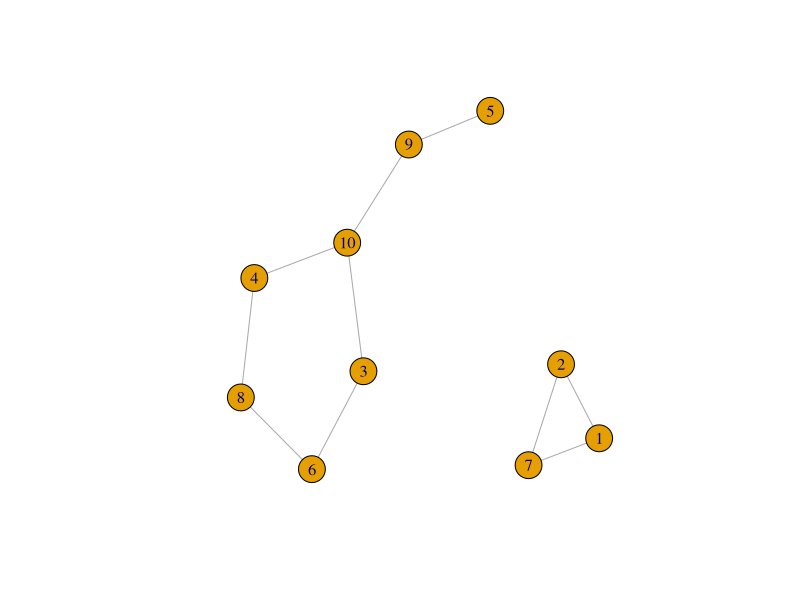

This figure's R source:
#C1 a)
set.seed(123)

generate_random_permutation <- function(n) {
  U <- runif(n)
  permutation <- order(U)
  return(permutation)
}

generate_random_bit_strings <- function(n, k) {
  bit_strings <- matrix(sample(c(0, 1), n * k, replace = TRUE), nrow = n, ncol = k)
  return(bit_strings)
}

n <- 10  
k <- 4   

random_permutation <- generate_random_permutation(n)
print("Random Permutation:")
print(random_permutation)

random_bit_strings <- generate_random_bit_strings(n, k)
print("Random Bit Strings:")
print(random_bit_strings)

#b)
set.seed(123)
generate_random_bit <- function() {
  return(sample(c(0, 1), 1))
}

compare_lexicographically <- function(Wi, Wj) {
  len_i <- length(Wi)
  len_j <- length(Wj)
  Lij <- min(len_i, len_j)
  
  for (l in 1:Lij) {
    if (Wi[l] < Wj[l]) {
      return(TRUE)
    } else if (Wi[l] > Wj[l]) {
      return(FALSE)
    }
  }
  
  if (len_i < len_j) {
    for (h in (len_i + 1):len_j) {
      Wi <- c(Wi, generate_random_bit())
      if (Wi[h] < Wj[h]) {
        return(TRUE)
      } else if (Wi[h] > Wj[h]) {
        return(FALSE)
      }
    }
  } else if (len_i > len_j) {
    for (h in (len_j + 1):len_i) {
      Wj <- c(Wj, generate_random_bit())
      if (Wi[h] < Wj[h]) {
        return(TRUE)
      } else if (Wi[h] > Wj[h]) {
        return(FALSE)
      }
    }
  }
  
  while (TRUE) {
    bit_i <- generate_random_bit()
    bit_j <- generate_random_bit()
    Wi <- c(Wi, bit_i)
    Wj <- c(Wj, bit_j)
    if (bit_i < bit_j) {
      return(TRUE)
    } else if (bit_i > bit_j) {
      return(FALSE)
    }
  }
}

Wi <- c(1, 0, 0, 1)
Wj <- c(1, 0, 1)

result <- compare_lexicographically(Wi, Wj)
print("Wi este mai mic decat Wj:")
print(result)

#c)
set.seed(123)
generate_random_bit <- function() {
  return(sample(c(0, 1), 1))
}

compare_lexicographically <- function(Wi, Wj) {
  len_i <- length(Wi)
  len_j <- length(Wj)
  Lij <- min(len_i, len_j)
  
  for (l in 1:Lij) {
    if (Wi[l] < Wj[l]) {
      return(TRUE)
    } else if (Wi[l] > Wj[l]) {
      return(FALSE)
    }
  }
  
  if (len_i < len_j) {
    for (h in (len_i + 1):len_j) {
      Wi <- c(Wi, generate_random_bit())
      if (Wi[h] < Wj[h]) {
        return(TRUE)
      } else if (Wi[h] > Wj[h]) {
        return(FALSE)
      }
    }
  } else if (len_i > len_j) {
    for (h in (len_j + 1):len_i) {
      Wj <- c(Wj, generate_random_bit())
      if (Wi[h] < Wj[h]) {
        return(TRUE)
      } else if (Wi[h] > Wj[h]) {
        return(FALSE)
      }
    }
  }
  
  while (TRUE) {
    bit_i <- generate_random_bit()
    bit_j <- generate_random_bit()
    Wi <- c(Wi, bit_i)
    Wj <- c(Wj, bit_j)
    if (bit_i < bit_j) {
      return(TRUE)
    } else if (bit_i > bit_j) {
      return(FALSE)
    }
  }
}

quicksort <- function(words) {
  if (length(words) <= 1) {
    return(words)
  }
  pivot_index <- sample(1:length(words), 1)
  pivot <- words[[pivot_index]]
  less <- list()
  equal <- list()
  greater <- list()
  
  for (word in words) {
    if (identical(word, pivot)) {
      equal <- append(equal, list(word))
    } else if (compare_lexicographically(word, pivot)) {
      less <- append(less, list(word))
    } else {
      greater <- append(greater, list(word))
    }
  }
  sorted_less <- quicksort(less)
  sorted_greater <- quicksort(greater)
  
  return(c(sorted_less, equal, sorted_greater))
}

n <- 10  
k <- 4   
generate_random_bit_strings <- function(n, k) {
  bit_strings <- vector("list", n)
  for (i in 1:n) {
    bit_strings[[i]] <- sample(c(0, 1), k, replace = TRUE)
  }
  return(bit_strings)
}

random_bit_strings <- generate_random_bit_strings(n, k)
print("Original Bit Strings:")
print(random_bit_strings)

sorted_bit_strings <- quicksort(random_bit_strings)
print("Sorted Bit Strings:")
print(sorted_bit_strings)

#d)

set.seed(123)
generate_random_bit <- function() {
  return(sample(c(0, 1), 1))
}

compare_lexicographically <- function(Wi, Wj) {
  len_i <- length(Wi)
  len_j <- length(Wj)
  Lij <- min(len_i, len_j)
  
  for (l in 1:Lij) {
    if (Wi[l] < Wj[l]) {
      return(TRUE)
    } else if (Wi[l] > Wj[l]) {
      return(FALSE)
    }
  }
  
  if (len_i < len_j) {
    for (h in (len_i + 1):len_j) {
      Wi <- c(Wi, generate_random_bit())
      if (Wi[h] < Wj[h]) {
        return(TRUE)
      } else if (Wi[h] > Wj[h]) {
        return(FALSE)
      }
    }
  } else if (len_i > len_j) {
    for (h in (len_j + 1):len_i) {
      Wj <- c(Wj, generate_random_bit())
      if (Wi[h] < Wj[h]) {
        return(TRUE)
      } else if (Wi[h] > Wj[h]) {
        return(FALSE)
      }
    }
  }
  
  while (TRUE) {
    bit_i <- generate_random_bit()
    bit_j <- generate_random_bit()
    Wi <- c(Wi, bit_i)
    Wj <- c(Wj, bit_j)
    if (bit_i < bit_j) {
      return(TRUE)
    } else if (bit_i > bit_j) {
      return(FALSE)
    }
  }
}

quicksort <- function(words, indices) {
  if (length(words) <= 1) {
    return(list(words = words, indices = indices))
  }
  
  pivot_index <- sample(1:length(words), 1)
  pivot <- words[[pivot_index]]
  pivot_idx <- indices[[pivot_index]]
  
  less <- list()
  equal <- list()
  greater <- list()
  less_indices <- list()
  equal_indices <- list()
  greater_indices <- list()
  
  for (i in 1:length(words)) {
    word <- words[[i]]
    idx <- indices[[i]]
    if (identical(word, pivot)) {
      equal <- append(equal, list(word))
      equal_indices <- append(equal_indices, list(idx))
    } else if (compare_lexicographically(word, pivot)) {
      less <- append(less, list(word))
      less_indices <- append(less_indices, list(idx))
    } else {
      greater <- append(greater, list(word))
      greater_indices <- append(greater_indices, list(idx))
    }
  }
  
  sorted_less <- quicksort(less, less_indices)
  sorted_greater <- quicksort(greater, greater_indices)
  
  sorted_words <- c(sorted_less$words, equal, sorted_greater$words)
  sorted_indices <- c(sorted_less$indices, equal_indices, sorted_greater$indices)
  
  return(list(words = sorted_words, indices = sorted_indices))
}

generate_random_permutation <- function(n, k) {
  generate_random_bit_strings <- function(n, k) {
    bit_strings <- vector("list", n)
    for (i in 1:n) {
      bit_strings[[i]] <- sample(c(0, 1), k, replace = TRUE)
    }
    return(bit_strings)
  }
  random_bit_strings <- generate_random_bit_strings(n, k)
  indices <- as.list(1:n)
  sorted_result <- quicksort(random_bit_strings, indices)
  return(unlist(sorted_result$indices))
}

n <- 10  
k <- 4   
random_permutation <- generate_random_permutation(n, k)
print("Random Permutation:")
print(random_permutation)

#C2
#a)

if (!require(igraph)) {
  install.packages("igraph", dependencies=TRUE)
  library(igraph)
}
#este nevoie pentru generarea grafurilor; daca nu este instalata biblioteca, o va instala

graph <- function(n, m) {
  V <- 2*n  # sau 2*n + 1
  g <- erdos.renyi.game(V, m, type="gnm", directed=FALSE)
  return(g)
}

random <- function(g, n) {
  V <- vcount(g)
  A <- sample(V, n)
  B <- setdiff(1:V, A)
  return(list(A=A, B=B))
}

cardinal <- function(g, A, B) {
  E_AB <- ecount(subgraph.edges(g, E(g)[which(ends(g, E(g))[,1] %in% A & ends(g, E(g))[,2] %in% B)]))
  return(E_AB)
}

n <- 5  
m <- 10
g <- graph(n, m)
plot(g)
partition <- random(g, n)
A <- partition$A
B <- partition$B
cut_size <- cardinal(g, A, B)

cat("Mulțimea A:", A, "\n")
cat("Mulțimea B:", B, "\n")
cat("Cardinalul tăieturii E(A, B):", cut_size, "\n")

#C2
#b)

#Pentru a crește șansele de a găsi o tăietură de cardinal cât mai mare,
#putem folosi o strategie bazată pe multiple iterații ale algoritmului randomizat
#și selecția celei mai bune soluții găsite. Ideea este de a repeta procesul 
#de partiționare de mai multe ori și de a păstra tăietura cu cel mai mare cardinal.

# Funcție pentru a găsi tăietura de cardinal maxim prin multiple iterații
max_cut <- function(g, n, num_iterations) {
  max_cut_size <- 0
  best_partition <- NULL
  for (i in 1:num_iterations) {
    partition <- random_partition(g, n)
    A <- partition$A
    B <- partition$B
    cut_size <- cut_cardinality(g, A, B)
    if (cut_size > max_cut_size) {
      max_cut_size <- cut_size
      best_partition <- partition
    }
  }
  return(list(max_cut_size=max_cut_size, best_partition=best_partition))
}

# Parametrii
n <- 5
m <- 10  
num_iterations <- 1000  # Numărul de iterații pentru a găsi tăietura maximă

